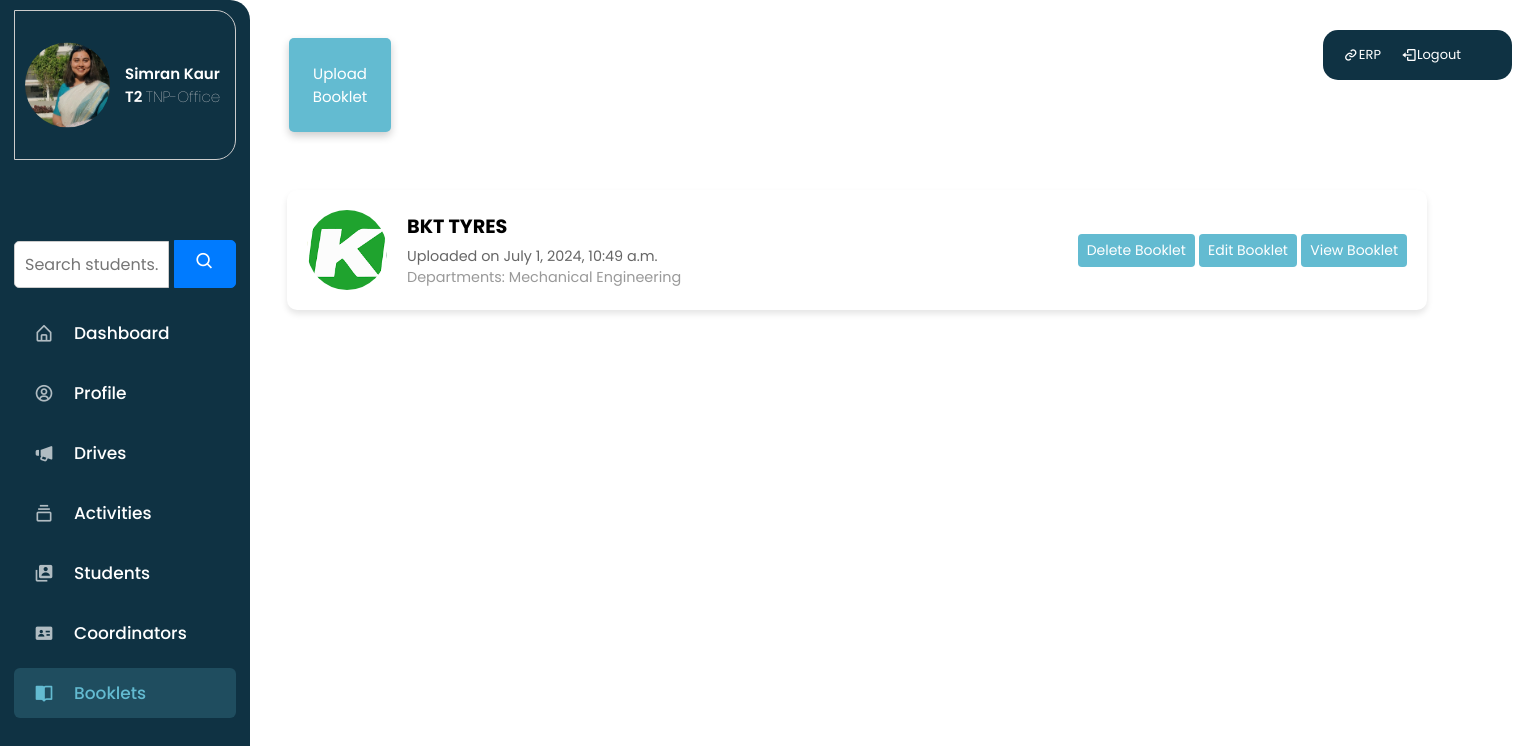
The page /booklets/ (signed in) on the database its author committed.
### users/models.py (models this page shows, shortened)
class TNPOffice(models.Model):
    user = models.OneToOneField(CustomUser,on_delete=models.CASCADE,null=True,blank=True)
    T_ID =  models.CharField(max_length = 25,unique=True)
    NAME = models.CharField(max_length=255)
    PHONE_NO = models.PositiveIntegerField()
    EMAIL = models.EmailField()
    PERSONAL_EMAIL = models.EmailField()
    PROFILE_PHOTO = models.ImageField(upload_to='images/profiles/tnp',null=True,blank=True)

class CustomUser(AbstractUser):
    USER_CHOICES = [
        ('Student', 'Student'),
        ('Coordinator', 'Coordinator'),
        ('TNP-Office', 'TNP-Office'),
    ]
    user_type = models.CharField(max_length=15, choices=USER_CHOICES,default ='Student')
    username = models.CharField(max_length=10,null=True,blank=True)
    USERNAME_FIELD = 'email'
    REQUIRED_FIELDS = []
    email = models.EmailField(unique=True)

### notices/models.py (models this page shows, shortened)
class Booklets(models.Model):
    id = models.AutoField(primary_key=True, editable=False)
    booklet = models.FileField(upload_to='booklets/')
    department = models.ManyToManyField(Department)
    company_name = models.CharField(max_length=255)
    creation_date = models.DateTimeField(auto_now_add=True)
    company_logo = models.ImageField(null=True, blank=True, upload_to='logos/')
    class Meta:
        ordering = ['creation_date']

class Department(models.Model):
    name = models.CharField(max_length=100)
    id = models.AutoField(primary_key=True)

### notices/views.py (the view)
# urls.py: path('booklets/',views.list_booklets, name='all-booklets'),
def list_booklets(request):
    departments = Department.objects.all()
    unique_booklets = Booklets.objects.distinct()
    return render(request, 'list_booklets.html', {'departments': departments, 'unique_booklets': unique_booklets})

### notices/context_processors.py (called while the page is built)
def sidebar_profile(request):
    user_profile = None
    if request.user.is_authenticated:
        if request.user.user_type == 'Coordinator':
            user_profile = Coordinator.objects.get(user=request.user)
        elif request.user.user_type == 'Student':
            user_profile = Student.objects.get(user=request.user)
        elif request.user.user_type == 'TNP-Office':
            user_profile = TNPOffice.objects.get(user=request.user)
    return {'user_profile': user_profile}

### users/authentication.py (called while the page is built)
    def get_user(self, user_id):
        UserModel = get_user_model()
        try:
            return UserModel.objects.get(pk=user_id)
        except UserModel.DoesNotExist:
            return None

### notices/templates/list_booklets.html (shortened to what this page needs)
{% extends 'main.html' %}
{% block content %}
{% load static %}
{% if request.user.is_authenticated and request.user.user_type != 'Student' %}
<div class="notice_button">
    <a href="{% url 'upload_booklet' %}"><button id="create_activity">Upload Booklet</button></a>
  </div>
  {% endif %}
<div class="list-container" id="listContainer">
    {% for booklet in unique_booklets %}
        <div class="booklet-item">
            <div class="booklet-left">
                <div class="booklet-thumbnail">
                    <img src="{{ booklet.company_logo.url }}" alt="{{ booklet.company_name }} Thumbnail">
                </div>
                <div class="booklet-info">
                    <div class="booklet-title">{{ booklet.company_name }}</div>
                    <div class="booklet-date">Uploaded on {{ booklet.creation_date }}</div>
                    <div class="booklet-department">
                        Departments:
                        {% for department in booklet.department.all %}
                            {{ department.name }}{% if not forloop.last %}, {% endif %}
                        {% endfor %}
                    </div>
                </div>
            </div>
            <div>
                {% if request.user.is_authenticated and request.user.user_type != 'Student' %}
                    <a href="{% url 'delete-booklet' booklet.id %}" class="booklet-link">Delete Booklet</a>
                    <a href="{% url 'update-booklet' booklet.id %}" class="booklet-link">Edit Booklet</a>
                {% endif %}
                <a href="{{ booklet.booklet.url }}" class="booklet-link" target="_blank">View Booklet</a>
            </div>
        </div>
    {% endfor %}
</div>
{% endblock%}

### notices/templates/sidebar.html (shortened to what this page needs)
{% load static %}
<!DOCTYPE html>
<html lang="en">
<head>
    <link rel="stylesheet" type="text/css" href="{% static 'css/sidebar.css' %}" />
    <link href='https://unpkg.com/boxicons@2.1.1/css/boxicons.min.css' rel='stylesheet'>
</head>
<body>
    <div class="sidebar-container">
        <div class="horizontal-bar">
            <div class="erp-logout-links">
                <a href="https://erp.mgmu.ac.in/" class="erp-col">
                    <i class='bx bx-link icon erp-icon'></i>
                    <span class="text nav-text erp-text">ERP</span>
                </a>
                <a href="{% url 'logout' %}" class="logout-col">
                    <i class='bx bx-log-out icon logout-icon'></i>
                    <span class="text nav-text logout-text">Logout</span>
                </a>
            </div>
        </div>
    <nav class="sidebar">
        <header>
            <div class="profile-container">
                <div class="profile-picture">
                    {% if user_profile.Profile_photo %}
                    <img src="{{ user_profile.Profile_photo.url }}" alt="Profile Picture" class="profile-image" />
                    {% elif user_profile.PROFILE_PHOTO %}
                    <img src="{{ user_profile.PROFILE_PHOTO.url }}" alt="Profile Picture" class="profile-image" />
                    {% else %}
                    <img src="{% static 'images/user-default.png.' %}" alt="Placeholder Profile Picture" class="profile-image" />
                    {% endif %}
                </div>
                <div class="profile-info">
                    <span class="name">
                        {% if request.user.student %}
                        {{ request.user.student.FIRST_NAME }}
                        {{ request.user.student.PRN }}
                        {% elif request.user.coordinator %}
                        {{ request.user.coordinator.NAME }}
                        {{ request.user.coordinator.C_ID }}
                        {% elif request.user.tnpoffice %}
                        {{ request.user.tnpoffice.NAME }}
                        {{ request.user.tnpoffice.T_ID }}
                        {% endif %}
                    </span>
                    <span class="profession">{% if request.user.tnpoffice %}
                        {{ request.user.user_type}}
                        {% endif %}
                    </span>
                </div>
            </div>
        </header>
        <div class="menu-bar">
            <div class="menu">
            <ul class="menu-links">
                {% if request.user.is_authenticated and request.user.user_type != 'Student' %}
                <div class="search-container">
                    <form method="GET" action="{% url 'search_students' %}">
                        <input type="text" name="query" placeholder="Search students...">
                        <button type="submit"><i class='bx bx-search'></i></button>
                    </form>
                </div>
                {% endif %}
                {% if request.user.is_authenticated and request.user.user_type == 'TNP-Office' %}
                <ul class="menu-links">
                    <li class="nav-link {% if request.path|slice:":10" == '/dashboard' %}active{% endif %}">
                        <a href="{% url 'dashboard' %}">
                            <i class='bx bx-home-alt icon' ></i>
                            <span class="text nav-text">Dashboard</span>
                        </a>
                    </li>
                    {% endif %}
                    {% if request.user.is_authenticated and request.user.user_type != 'Student' %}
                    <li class="nav-link {% if request.path|slice:":8" == '/profile' %}active{% endif %}">
                        <a href="{% url 'profile' %}">
                            <i class='bx bx-user-circle icon' ></i>
                            <span class="text nav-text">Profile</span>
                        </a>
                    </li>
                    {% endif %}
                <li class="nav-link {% if request.path|slice:":11" == '/all-drives' %}active{% endif %}">
                    <a href="{% url 'all-drives' %}">
                            <i class='bx bxs-megaphone icon' ></i>
                            <span class="text nav-text">Drives</span>
                        </a>
                    </li>
                    <li class="nav-link {% if request.path|slice:":11" == '/activities' %}active{% endif %}">
                        <a href="{% url 'activities' %}">
                            <i class='bx bx-collection icon'></i>
                            <span class="text nav-text">Activities</span>
                        </a>
                    </li>
                    {% if request.user.is_authenticated and request.user.user_type != 'Student' %}
                    <li class="nav-link {% if request.path == '/all_students/' %}active{% endif %}">
                        <a href="{% url 'all_students' %}">
                            <i class='bx bxs-user-account icon' ></i>
                            <span class="text nav-text">Students</span>
                        </a>
                    </li>
                    {% endif %}
                    {% if request.user.is_authenticated and request.user.user_type == 'TNP-Office' %}
                    <li class="nav-link {% if request.path == '/all-coordinators/' %}active{% endif %}">
                        <a href="{% url 'all_coordinators' %}">
                            <i class='bx bxs-id-card icon' ></i>
                            <span class="text nav-text">Coordinators</span>
                        </a>
                    </li>
                    {% endif %}
                    <li class="nav-link {% if request.path == '/booklets/' %}active{% endif %}">
                        <a href="{% url 'all-booklets' %}">
                            <i class='bx bxs-book-open icon' ></i>
                            <span class="text nav-text">Booklets</span>
                        </a>
                    </li>
            </ul>
            </div>
    </nav>
    </div>
</body>
</html>

### static/css/trailcard.css (style rules this page uses)
.name { font-weight: bold; overflow: hidden; text-overflow: ellipsis; }
.text { white-space: nowrap; overflow: hidden; text-overflow: ellipsis; font-size: small; }
.list-container { flex-direction: column; margin-left: 6.8cm; overflow: auto; padding: 30px; max-width: 1300px; }

### static/css/edit_profile.css (style rules this page uses)
body { font-family: 'Poppins', sans-serif; }

### static/css/single_drive.css (style rules this page uses)
header { font-family: 'Poppins', sans-serif; font-size: x-small; font-weight: lighter; position: relative; }

### static/css/dashboard.css (style rules this page uses)
.notice_button { width: fit-content; height: fit-content; justify-content: center; margin-left: 600px; display: flex; gap: 40px; }
.notice_button button { font-family: 'Poppins', sans-serif; padding: 24px 24px; margin-top: 10cm; cursor: pointer; border: none; border-radius: 5px; background-color: #63bbd1; color: white; font-size: 16px; position: relative; overflow: hidden; transition: background-color 0.3s ease, color 0.3s ease, transform 0.3s ease; text-align: center; box-shadow: 0 4px 8px rgba(0, 0, 0, 0.2); }
.notice_button button::before { z-index: -1; transition: opacity 0.3s ease; }
.notice_button button::after { background-color: #63bbd132; }

### staticfiles/css/sidebar.css (style rules this page uses)
.sidebar-container { display: flex; }
.search-container { margin: 20px 0; display: flex; justify-content: center; }
.search-container input[type="text"] { padding: 10px; border: 1px solid #ccc; border-radius: 5px 0 0 5px; font-size: 16px; width: 70%; }
.search-container button { padding: 10px 20px; background-color: #007bff; color: white; border: 1px solid #007bff; border-radius: 0 5px 5px 0; cursor: pointer; font-size: 16px; }
.search-container button i { font-size: 20px; }
.horizontal-bar { position: absolute; top: 30px; left: 35cm; right: 4cm; width: 5cm; height: 50px; display: flex; background-color: #0f3243; border-radius: 15px 15px 15px 15px; }
.erp-logout-links { display: flex; align-items: center; }
.erp-logout-links a { color: #fff; text-decoration: none; display: flex; align-items: center; margin-left: 20px; }
.profile-container { position: relative; display: flex; align-items: center; padding: 10px; border: 1px solid #ccc; height: 150px; border-radius: 0 20px 20px 0; background-color: #0f3243; }
.profile-picture { width: 85px; height: 85px; border-radius: 50%; position: absolute; top: 50%; transform: translateY(-50%); }
.profile-image { width: 100%; height: 100%; object-fit: cover; border-radius: 50px; }
.profile-info { margin-left: 100px; }
.profile-info .name { font-size: 15px; font-weight: 600; color: white; }
.profile-info .profession { font-size: 15px; color: #f4eded; }
* { margin: 0; padding: 0; box-sizing: border-box; font-family: 'Poppins', sans-serif; }
.sidebar { position: fixed; top: 0; left: 0; height: 100%; width: 250px; padding: 10px 14px; background: #0f3243; transition: var(--tran-05); z-index: 100; border-radius: 0 20px 20px 0; font-family: 'Poppins', sans-serif; }
.sidebar li { height: 50px; list-style: none; display: flex; align-items: center; margin-top: 10px; }
.sidebar header .image, .sidebar .icon { min-width: 60px; border-radius: 6px; }
.sidebar .icon { min-width: 60px; border-radius: 6px; height: 100%; display: flex; align-items: center; justify-content: center; font-size: 20px; color: rgba(234, 236, 239, 0.742); }
.sidebar .text { color: white; transition: var(--tran-03); }
.sidebar .text { font-size: 17px; font-weight: 500; white-space: nowrap; opacity: 1; }
.sidebar header { position: relative; }
.sidebar .menu { margin-top: 60px; }
.sidebar .menu-links .nav-link.active a { background-color: #63bbd132; }
.sidebar .menu-links .nav-link.active .icon, .sidebar .menu-links .nav-link.active .text { color: #63bbd1; ; }
.sidebar li a { list-style: none; height: 100%; background-color: transparent; display: flex; align-items: center; height: 100%; width: 100%; border-radius: 6px; text-decoration: none; transition: var(--tran-03); }
.sidebar .menu-bar { height: calc(100% - 55px); display: flex; flex-direction: column; justify-content: space-between; }

### rows shown on the page
TNPOffice: PROFILE_PHOTO (picture)
CustomUser: user.tnpoffice.NAME "Simran Kaur", user.tnpoffice.T_ID "T2", user.user_type "TNP-Office"
Booklets: company_logo (picture), company_name "BKT TYRES", creation_date "July 1, 2024, 10:49 a.m."
Department: name "Mechanical Engineering"
